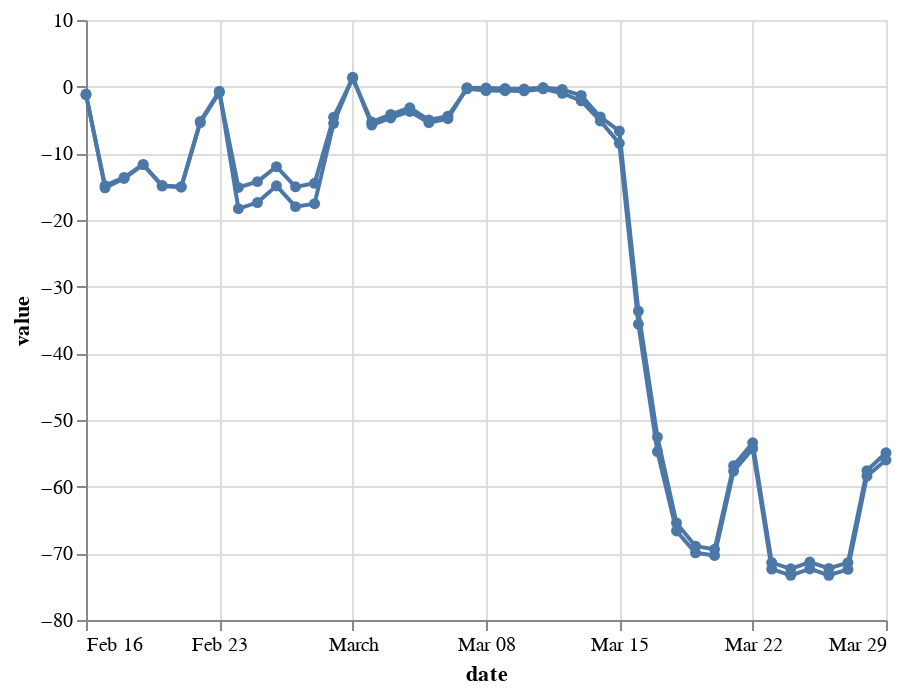

Write notebook code for a chart like this one.
### Code cell
import altair as alt

country = "France"
category = "workplace"
subset = df.query('country == @country and category == @category')
chart_data = subset.groupby(['date'])['value'].mean().reset_index()
(alt.Chart(chart_data)
 .mark_line(point=True)
 .encode(x='date', y='value')
 +
 alt.Chart(subset.query('region == "total"'))
 .mark_line(point=True)
 .encode(x='date', y='value')
)

### Figure 1 — Vega-Lite specification as saved in the notebook (floating-point values rounded to 4 significant figures)
{"config": {"view": {"continuousWidth": 400, "continuousHeight": 300}}, "layer": [{"data": {"name": "data-6474e1bc6654d161b8172e17cea701bd"}, "mark": {"type": "line", "point": true}, "encoding": {"x": {"type": "temporal", "field": "date"}, "y": {"type": "quantitative", "field": "value"}}}, {"data": {"name": "data-b7b51c7bf5622383b5938dd9ce5a3fb1"}, "mark": {"type": "line", "point": true}, "encoding": {"x": {"type": "temporal", "field": "date"}, "y": {"type": "quantitative", "field": "value"}}}], "$schema": "https://vega.github.io/schema/vega-lite/v4.8.1.json", "datasets": {"data-6474e1bc6654d161b8172e17cea701bd": [{"date": "2020-02-16T00:00:00", "value": -1.223}, {"date": "2020-02-17T00:00:00", "value": -14.85}, {"date": "2020-02-18T00:00:00", "value": -13.61}, {"date": "2020-02-19T00:00:00", "value": -11.67}, {"date": "2020-02-20T00:00:00", "value": -14.83}, {"date": "2020-02-21T00:00:00", "value": -15.03}, {"date": "2020-02-22T00:00:00", "value": -5.204}, {"date": "2020-02-23T00:00:00", "value": -0.6747}, {"date": "2020-02-24T00:00:00", "value": -18.3}, {"date": "2020-02-25T00:00:00", "value": -17.39}, {"date": "2020-02-26T00:00:00", "value": -14.87}, {"date": "2020-02-27T00:00:00", "value": -18.0}, {"date": "2020-02-28T00:00:00", "value": -17.55}, {"date": "2020-02-29T00:00:00", "value": -5.49}, {"date": "2020-03-01T00:00:00", "value": 1.432}, {"date": "2020-03-02T00:00:00", "value": -5.76}, {"date": "2020-03-03T00:00:00", "value": -4.686}, {"date": "2020-03-04T00:00:00", "value": -3.72}, {"date": "2020-03-05T00:00:00", "value": -5.399}, {"date": "2020-03-06T00:00:00", "value": -4.797}, {"date": "2020-03-07T00:00:00", "value": -0.1555}, {"date": "2020-03-08T00:00:00", "value": -0.1963}, {"date": "2020-03-09T00:00:00", "value": -0.2721}, {"date": "2020-03-10T00:00:00", "value": -0.3537}, {"date": "2020-03-11T00:00:00", "value": -0.1322}, {"date": "2020-03-12T00:00:00", "value": -0.4121}, {"date": "2020-03-13T00:00:00", "value": -1.315}, {"date": "2020-03-14T00:00:00", "value": -4.547}, {"date": "2020-03-15T00:00:00", "value": -6.656}, {"date": "2020-03-16T00:00:00", "value": -33.65}, {"date": "2020-03-17T00:00:00", "value": -52.56}, {"date": "2020-03-18T00:00:00", "value": -65.44}, {"date": "2020-03-19T00:00:00", "value": -68.92}, {"date": "2020-03-20T00:00:00", "value": -69.4}, {"date": "2020-03-21T00:00:00", "value": -56.85}, {"date": "2020-03-22T00:00:00", "value": -53.43}, {"date": "2020-03-23T00:00:00", "value": -71.38}, {"date": "2020-03-24T00:00:00", "value": -72.32}, {"date": "2020-03-25T00:00:00", "value": -71.3}, {"date": "2020-03-26T00:00:00", "value": -72.27}, {"date": "2020-03-27T00:00:00", "value": -71.4}, {"date": "2020-03-28T00:00:00", "value": -57.59}, {"date": "2020-03-29T00:00:00", "value": -54.92}], "data-b7b51c7bf5622383b5938dd9ce5a3fb1": [{"country_geoid": "FR", "region": "total", "category": "workplace", "page": 1, "change": -56, "date": "2020-02-16T00:00:00", "value": -1.107, "country": "France"}, {"country_geoid": "FR", "region": "total", "category": "workplace", "page": 1, "change": -56, "date": "2020-02-17T00:00:00", "value": -15.16, "country": "France"}, {"country_geoid": "FR", "region": "total", "category": "workplace", "page": 1, "change": -56, "date": "2020-02-18T00:00:00", "value": -13.76, "country": "France"}, {"country_geoid": "FR", "region": "total", "category": "workplace", "page": 1, "change": -56, "date": "2020-02-19T00:00:00", "value": -11.7, "country": "France"}, {"country_geoid": "FR", "region": "total", "category": "workplace", "page": 1, "change": -56, "date": "2020-02-20T00:00:00", "value": -14.91, "country": "France"}, {"country_geoid": "FR", "region": "total", "category": "workplace", "page": 1, "change": -56, "date": "2020-02-21T00:00:00", "value": -15.06, "country": "France"}, {"country_geoid": "FR", "region": "total", "category": "workplace", "page": 1, "change": -56, "date": "2020-02-22T00:00:00", "value": -5.382, "country": "France"}, {"country_geoid": "FR", "region": "total", "category": "workplace", "page": 1, "change": -56, "date": "2020-02-23T00:00:00", "value": -0.8748, "country": "France"}, {"country_geoid": "FR", "region": "total", "category": "workplace", "page": 1, "change": -56, "date": "2020-02-24T00:00:00", "value": -15.11, "country": "France"}, {"country_geoid": "FR", "region": "total", "category": "workplace", "page": 1, "change": -56, "date": "2020-02-25T00:00:00", "value": -14.25, "country": "France"}, {"country_geoid": "FR", "region": "total", "category": "workplace", "page": 1, "change": -56, "date": "2020-02-26T00:00:00", "value": -12.01, "country": "France"}, {"country_geoid": "FR", "region": "total", "category": "workplace", "page": 1, "change": -56, "date": "2020-02-27T00:00:00", "value": -15.03, "country": "France"}, {"country_geoid": "FR", "region": "total", "category": "workplace", "page": 1, "change": -56, "date": "2020-02-28T00:00:00", "value": -14.5, "country": "France"}, {"country_geoid": "FR", "region": "total", "category": "workplace", "page": 1, "change": -56, "date": "2020-02-29T00:00:00", "value": -4.573, "country": "France"}, {"country_geoid": "FR", "region": "total", "category": "workplace", "page": 1, "change": -56, "date": "2020-03-01T00:00:00", "value": 1.245, "country": "France"}, {"country_geoid": "FR", "region": "total", "category": "workplace", "page": 1, "change": -56, "date": "2020-03-02T00:00:00", "value": -5.301, "country": "France"}, {"country_geoid": "FR", "region": "total", "category": "workplace", "page": 1, "change": -56, "date": "2020-03-03T00:00:00", "value": -4.162, "country": "France"}, {"country_geoid": "FR", "region": "total", "category": "workplace", "page": 1, "change": -56, "date": "2020-03-04T00:00:00", "value": -3.171, "country": "France"}, {"country_geoid": "FR", "region": "total", "category": "workplace", "page": 1, "change": -56, "date": "2020-03-05T00:00:00", "value": -4.991, "country": "France"}, {"country_geoid": "FR", "region": "total", "category": "workplace", "page": 1, "change": -56, "date": "2020-03-06T00:00:00", "value": -4.422, "country": "France"}, {"country_geoid": "FR", "region": "total", "category": "workplace", "page": 1, "change": -56, "date": "2020-03-07T00:00:00", "value": -0.3157, "country": "France"}, {"country_geoid": "FR", "region": "total", "category": "workplace", "page": 1, "change": -56, "date": "2020-03-08T00:00:00", "value": -0.5853, "country": "France"}, {"country_geoid": "FR", "region": "total", "category": "workplace", "page": 1, "change": -56, "date": "2020-03-09T00:00:00", "value": -0.5972, "country": "France"}, {"country_geoid": "FR", "region": "total", "category": "workplace", "page": 1, "change": -56, "date": "2020-03-10T00:00:00", "value": -0.6321, "country": "France"}, {"country_geoid": "FR", "region": "total", "category": "workplace", "page": 1, "change": -56, "date": "2020-03-11T00:00:00", "value": -0.3339, "country": "France"}, {"country_geoid": "FR", "region": "total", "category": "workplace", "page": 1, "change": -56, "date": "2020-03-12T00:00:00", "value": -0.989, "country": "France"}, {"country_geoid": "FR", "region": "total", "category": "workplace", "page": 1, "change": -56, "date": "2020-03-13T00:00:00", "value": -2.134, "country": "France"}, {"country_geoid": "FR", "region": "total", "category": "workplace", "page": 1, "change": -56, "date": "2020-03-14T00:00:00", "value": -5.138, "country": "France"}, {"country_geoid": "FR", "region": "total", "category": "workplace", "page": 1, "change": -56, "date": "2020-03-15T00:00:00", "value": -8.503, "country": "France"}, {"country_geoid": "FR", "region": "total", "category": "workplace", "page": 1, "change": -56, "date": "2020-03-16T00:00:00", "value": -35.63, "country": "France"}, {"country_geoid": "FR", "region": "total", "category": "workplace", "page": 1, "change": -56, "date": "2020-03-17T00:00:00", "value": -54.76, "country": "France"}, {"country_geoid": "FR", "region": "total", "category": "workplace", "page": 1, "change": -56, "date": "2020-03-18T00:00:00", "value": -66.65, "country": "France"}, {"country_geoid": "FR", "region": "total", "category": "workplace", "page": 1, "change": -56, "date": "2020-03-19T00:00:00", "value": -69.93, "country": "France"}, {"country_geoid": "FR", "region": "total", "category": "workplace", "page": 1, "change": -56, "date": "2020-03-20T00:00:00", "value": -70.32, "country": "France"}, {"country_geoid": "FR", "region": "total", "category": "workplace", "page": 1, "change": -56, "date": "2020-03-21T00:00:00", "value": -57.67, "country": "France"}, {"country_geoid": "FR", "region": "total", "category": "workplace", "page": 1, "change": -56, "date": "2020-03-22T00:00:00", "value": -54.3, "country": "France"}, {"country_geoid": "FR", "region": "total", "category": "workplace", "page": 1, "change": -56, "date": "2020-03-23T00:00:00", "value": -72.36, "country": "France"}, {"country_geoid": "FR", "region": "total", "category": "workplace", "page": 1, "change": -56, "date": "2020-03-24T00:00:00", "value": -73.3, "country": "France"}, {"country_geoid": "FR", "region": "total", "category": "workplace", "page": 1, "change": -56, "date": "2020-03-25T00:00:00", "value": -72.34, "country": "France"}, {"country_geoid": "FR", "region": "total", "category": "workplace", "page": 1, "change": -56, "date": "2020-03-26T00:00:00", "value": -73.29, "country": "France"}, {"country_geoid": "FR", "region": "total", "category": "workplace", "page": 1, "change": -56, "date": "2020-03-27T00:00:00", "value": -72.41, "country": "France"}, {"country_geoid": "FR", "region": "total", "category": "workplace", "page": 1, "change": -56, "date": "2020-03-28T00:00:00", "value": -58.41, "country": "France"}, {"country_geoid": "FR", "region": "total", "category": "workplace", "page": 1, "change": -56, "date": "2020-03-29T00:00:00", "value": -56.0, "country": "France"}]}}
